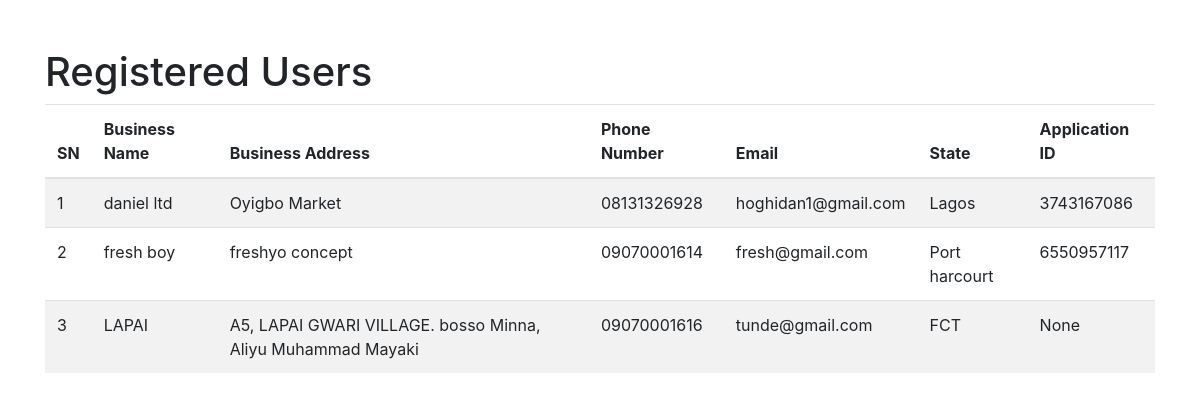
/users, run on an earlier commit of the app's database.
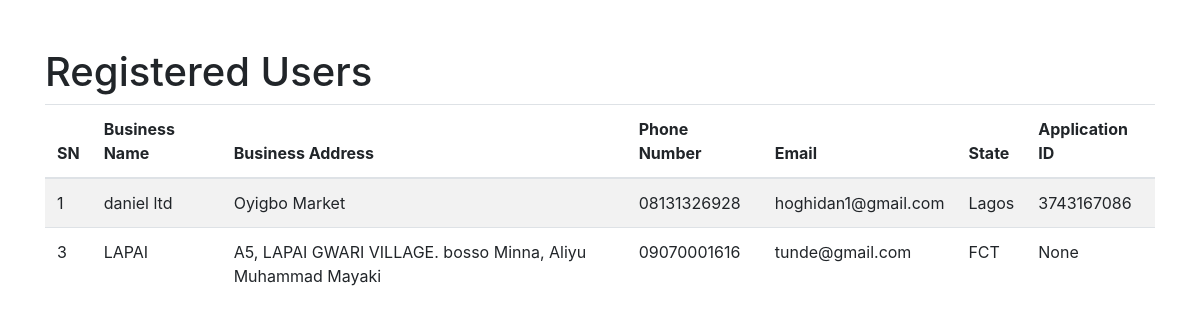
And on a later commit of the database.
### app.py (models this page shows)
class User(UserMixin, db.Model):
    id = db.Column(db.Integer, primary_key=True)
    business_name = db.Column(db.String(150), nullable=False)
    business_address = db.Column(db.String(150), nullable=False)
    phone_number = db.Column(db.String(15), nullable=False)
    email = db.Column(db.String(100), unique=True, nullable=False)
    state = db.Column(db.String(50), nullable=False)
    password = db.Column(db.String(200), nullable=False)
    prediction_id = db.Column(db.String(36), unique=True, nullable=True)
    is_admin = db.Column(db.Boolean, default=False)
    business_project = db.Column(db.String(150), nullable=True)
    value_chain_cat = db.Column(db.String(150), nullable=True)
    borrowing_relationship = db.Column(db.String(10), nullable=True)
    fresh_loan_request = db.Column(db.String(15), nullable=True)
    request_submitted_to_bank = db.Column(db.String(10), nullable=True)
    feasibility_study_available = db.Column(db.String(10), nullable=True)
    proposed_facility_amount = db.Column(db.Float(20), nullable=True)
    PURPOSE_OF_FACILITY = db.Column(db.String(100), nullable=True)
    NAME_OF_BANK = db.Column(db.String(100), nullable=True)
    SECURITY_PROPOSED = db.Column(db.String(100), nullable=True)
    HIGHLIGHTS_OF_DISCUSSION = db.Column(db.Text)
    RM_BM_NAME_PHONE_NUMBER = db.Column(db.String(100), nullable=True)
    RM_BM_EMAIL = db.Column(db.String(100), nullable=True)
    STATUS_UPDATE = db.Column(db.Text)
    CHALLENGES = db.Column(db.Text)
    PROPOSED_NEXT_STEPS = db.Column(db.Text)

### app.py (the view)
@app.route('/users')
def show_users():
    users = User.query.all()
    return render_template('users.html', users=users)

### app.py (called while the page is built)
@app.before_request
def before_request():
    session.permanent = True
    app.permanent_session_lifetime = timedelta(minutes=10)
    session.modified = True
    session['last_activity'] = time.time()

### templates/users.html (shortened to what this page needs)
<!DOCTYPE html>
<html lang="en">
<head>
    <link href="https://stackpath.bootstrapcdn.com/bootstrap/4.5.2/css/bootstrap.min.css" rel="stylesheet">
</head>
<body>
    <div class="container mt-5">
        <h1>Registered Users</h1>
        <table class="table table-striped">
            <thead>
                <tr>
                    <th>SN</th>
                    <th>Business Name</th>
                    <th>Business Address</th>
                    <th>Phone Number</th>
                    <th>Email</th>
                    <th>State</th>
                    <th>Application ID</th>
                </tr>
            </thead>
            <tbody>
                {% for user in users %}
                <tr>
                    <td>{{ user.id }}</td>
                    <td>{{ user.business_name }}</td>
                    <td>{{ user.business_address }}</td>
                    <td>{{ user.phone_number }}</td>
                    <td>{{ user.email }}</td>
                    <td>{{ user.state }}</td>
                    <td>{{ user.prediction_id }}</td>
                </tr>
                {% endfor %}
            </tbody>
        </table>
    </div>
</body>
</html>

What changed in the data, as far as the page shows it:
removed User: id "2", business_name "fresh boy", business_address "freshyo concept", phone_number "09070001614", email "fresh@gmail.com", state "Port harcourt", prediction_id "6550957117"
